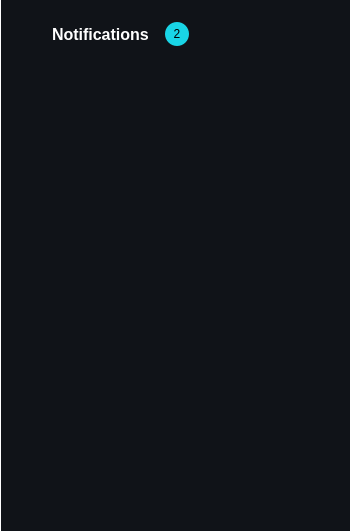
<?xml version="1.0" encoding="UTF-8"?>
<ui version="4.0">
 <class>AlertsDialogClass</class>
 <widget class="QDialog" name="AlertsDialogClass">
  <property name="geometry">
   <rect>
    <x>0</x>
    <y>0</y>
    <width>350</width>
    <height>531</height>
   </rect>
  </property>
  <property name="windowTitle">
   <string>AlertsDialog</string>
  </property>
  <property name="styleSheet">
   <string notr="true">#mainAlertsWidget {
  background: #101318;
  border-left: 1px solid white;
  border-top: none;
  border-right: none;
  border-bottom: none;
}

#titleLabel {
  color: white;
}

#notificationsLabel {
  color: black;
  background: #19D5E6;
  border-radius: 12px;
}</string>
  </property>
  <layout class="QVBoxLayout" name="verticalLayout">
   <property name="spacing">
    <number>0</number>
   </property>
   <property name="leftMargin">
    <number>0</number>
   </property>
   <property name="topMargin">
    <number>0</number>
   </property>
   <property name="rightMargin">
    <number>0</number>
   </property>
   <property name="bottomMargin">
    <number>0</number>
   </property>
   <item>
    <widget class="QWidget" name="mainAlertsWidget" native="true">
     <layout class="QVBoxLayout" name="verticalLayout_2">
      <item>
       <widget class="QWidget" name="headerAlertsWidget" native="true">
        <layout class="QHBoxLayout" name="horizontalLayout">
         <item>
          <widget class="QLabel" name="label_2">
           <property name="minimumSize">
            <size>
             <width>24</width>
             <height>24</height>
            </size>
           </property>
           <property name="maximumSize">
            <size>
             <width>24</width>
             <height>24</height>
            </size>
           </property>
           <property name="text">
            <string/>
           </property>
           <property name="pixmap">
            <pixmap resource="frameflow.qrc">:/FrameFlow/alert.svg</pixmap>
           </property>
           <property name="scaledContents">
            <bool>true</bool>
           </property>
          </widget>
         </item>
         <item>
          <widget class="QLabel" name="titleLabel">
           <property name="font">
            <font>
             <pointsize>12</pointsize>
             <bold>true</bold>
            </font>
           </property>
           <property name="text">
            <string>Notifications</string>
           </property>
          </widget>
         </item>
         <item>
          <spacer name="horizontalSpacer_2">
           <property name="orientation">
            <enum>Qt::Orientation::Horizontal</enum>
           </property>
           <property name="sizeType">
            <enum>QSizePolicy::Policy::Fixed</enum>
           </property>
           <property name="sizeHint" stdset="0">
            <size>
             <width>10</width>
             <height>20</height>
            </size>
           </property>
          </spacer>
         </item>
         <item>
          <widget class="QLabel" name="notificationsLabel">
           <property name="minimumSize">
            <size>
             <width>24</width>
             <height>24</height>
            </size>
           </property>
           <property name="maximumSize">
            <size>
             <width>24</width>
             <height>24</height>
            </size>
           </property>
           <property name="text">
            <string>2</string>
           </property>
           <property name="alignment">
            <set>Qt::AlignmentFlag::AlignCenter</set>
           </property>
          </widget>
         </item>
         <item>
          <spacer name="horizontalSpacer">
           <property name="orientation">
            <enum>Qt::Orientation::Horizontal</enum>
           </property>
           <property name="sizeHint" stdset="0">
            <size>
             <width>40</width>
             <height>20</height>
            </size>
           </property>
          </spacer>
         </item>
         <item>
          <widget class="QPushButton" name="closeButton">
           <property name="minimumSize">
            <size>
             <width>24</width>
             <height>24</height>
            </size>
           </property>
           <property name="maximumSize">
            <size>
             <width>24</width>
             <height>24</height>
            </size>
           </property>
           <property name="cursor">
            <cursorShape>PointingHandCursor</cursorShape>
           </property>
           <property name="text">
            <string/>
           </property>
           <property name="icon">
            <iconset resource="frameflow.qrc">
             <normaloff>:/FrameFlow/close.svg</normaloff>:/FrameFlow/close.svg</iconset>
           </property>
           <property name="flat">
            <bool>true</bool>
           </property>
          </widget>
         </item>
        </layout>
       </widget>
      </item>
      <item>
       <spacer name="verticalSpacer">
        <property name="orientation">
         <enum>Qt::Orientation::Vertical</enum>
        </property>
        <property name="sizeHint" stdset="0">
         <size>
          <width>20</width>
          <height>40</height>
         </size>
        </property>
       </spacer>
      </item>
     </layout>
    </widget>
   </item>
  </layout>
 </widget>
 <layoutdefault spacing="6" margin="11"/>
 <resources>
  <include location="frameflow.qrc"/>
 </resources>
 <connections>
  <connection>
   <sender>closeButton</sender>
   <signal>clicked()</signal>
   <receiver>AlertsDialogClass</receiver>
   <slot>reject()</slot>
   <hints>
    <hint type="sourcelabel">
     <x>335</x>
     <y>21</y>
    </hint>
    <hint type="destinationlabel">
     <x>178</x>
     <y>265</y>
    </hint>
   </hints>
  </connection>
 </connections>
</ui>
